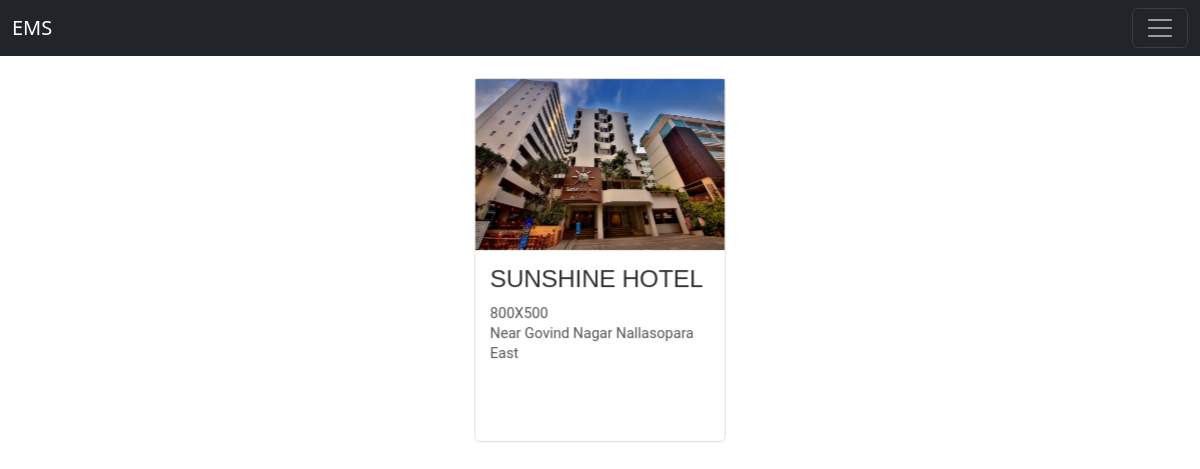
The page /places/ on the database its author committed.
### eventApp/models.py (models this page shows, shortened)
class Venues(models.Model):
    typV = (
        ('WeddingAnniversary', 'Wedding Anniversary'),
        ('BirthDay Party','BirthDay Party'),
        ('Conference', 'Conference'),
        ('CelebrationParty','Celebration Party'),
    )
    name = models.CharField(max_length=200)
    desc = models.CharField(max_length=300)
    img = models.ImageField(upload_to='venues/', null=True, blank=True)
    cpcty = models.PositiveIntegerField()
    mincpcty = models.PositiveIntegerField(blank=True,null=True)
    bkngPrice = models.PositiveIntegerField()
    rating = models.IntegerField(null=True, blank= True)
    areaSpecs = models.CharField(max_length=200)
    city = models.ForeignKey(City,on_delete=models.CASCADE,null=True,blank=True)
    address = models.CharField(max_length=400)
    availabililty = models.BooleanField(default=True)
    speciality = models.CharField(max_length=100,null=True,blank=True,choices=typV)
    slug = AutoSlugField(populate_from = 'name',unique=True,null=True,default=None,blank=True)
    mobNo = models.CharField(max_length=15,null=True,blank=True)
    def get_absolute_url(self):
        return f'/venue/{self.slug}/'

### eventApp/views.py (the view)
# urls.py: path('places/',views.places,name='places'),
def places(request):
    lct = Venues.objects.all()
    context = {
        'lct' : lct,
    }
    return render(request,'main/places.html',context)

### templates/main/places.html (shortened to what this page needs)
{% extends 'index.html' %}
{% block content %}
{% load static %}
<link rel="stylesheet" href="{% static 'css/places.css' %}">
<div class="container">
    <div class="row d-flex justify-content-center align-items-center">
       {% for x in lct %}
        <div class="cardContainer">
            <div class="card">
                <div class="side front">
                    <img src="{{x.img.url}}" class="img-fluid" alt="">
                    <div class="info">
                        <h2>{{x.name}}</h2>
                        <p>{{x.areaSpecs}}</p>
                        <p>{{x.address}}</p>
                    </div>
                </div>
                <div class="side back">
                    <div class="info">
                        <h2>{{x.address}}</h2>
                        <div class="reviews">
                            <p>{{x.cpcty}}</p>
                        </div>
                        <ul>
                            <li>{{x.desc}}</li>
                        </ul>
                        <a href="{{x.get_absolute_url}}">
                            <div class="btn">
                                <h4>{{x.bkngPrice}}</h4>
                            </div>
                        </a>
                    </div>
                </div>
            </div>
        </div>
        {% endfor %}
    </div>
</div>
{% endblock %}

### static/css/places.css (style rules this page uses)
*, *:after, *:before { box-sizing: border-box; }
h2, h4, p, ul, li { margin: 0; padding: 0; }
h2, h4 { font-family: "Oswald", sans-serif; text-transform: uppercase; color: #333333; }
h2 { font-size: 27px; font-weight: 500; letter-spacing: -0.2px; margin-bottom: 10px; }
p, li { font-family: "Roboto", sans-serif; font-weight: 400; color: #555; line-height: 22px; }
ul, li { text-decoration: none; list-style: disc outside; }
ul { padding-left: 20px; }
.cardContainer { position: relative; width: 300px; height: 400px; min-width: 300px; min-height: 400px; margin: 4px; perspective: 1000px; }
.card { display: inline-block; width: 100%; height: 100%; cursor: pointer; -moz-backface-visibility: hidden; transform-style: preserve-3d; transform: translateZ(-100px); transition: all 0.4s cubic-bezier(0.165, 0.84, 0.44, 1); }
.card:after { content: ""; position: absolute; z-index: -1; width: 100%; height: 100%; border-radius: 5px; box-shadow: 0 14px 50px -4px rgba(0, 0, 0, 0.15); opacity: 0; transition: all 0.6s cubic-bezier(0.165, 0.84, 0.44, 1.4); }
.card .side { -webkit-backface-visibility: hidden; backface-visibility: hidden; position: absolute; width: 100%; height: 100%; border-radius: 5px; background-color: white; }
.card .front { z-index: 2; }
.card .back { transform: rotateY(180deg); }
.card .info { padding: 16px; }
.back { position: relative; }
.back h2 { margin-top: 6px; margin-bottom: 18px; }
.back .reviews { display: flex; align-items: center; margin-bottom: 12px; cursor: pointer; }
.back .reviews p { color: #c4c4c4; font-weight: 300; margin: 1px 0 0 6px; transition: 0.3s ease-in-out; }
.back li { line-height: 22px; margin: 2px 0 6px 0; }
.back .btn { position: absolute; bottom: 16px; width: calc(100% - 32px); height: 56px; display: flex; align-items: center; justify-content: center; background-color: #FFC324; background-image: linear-gradient(-90deg, #FFB714, #FFE579); border-radius: 5px; cursor: pointer; }
.back .btn h4 { transform: translateX(12px); transition: transform 0.3s ease-out; }

### rows shown on the page
Venues: img (picture), name "SUNSHINE HOTEL", areaSpecs "800X500", address "Near Govind Nagar Nallasopara East"
